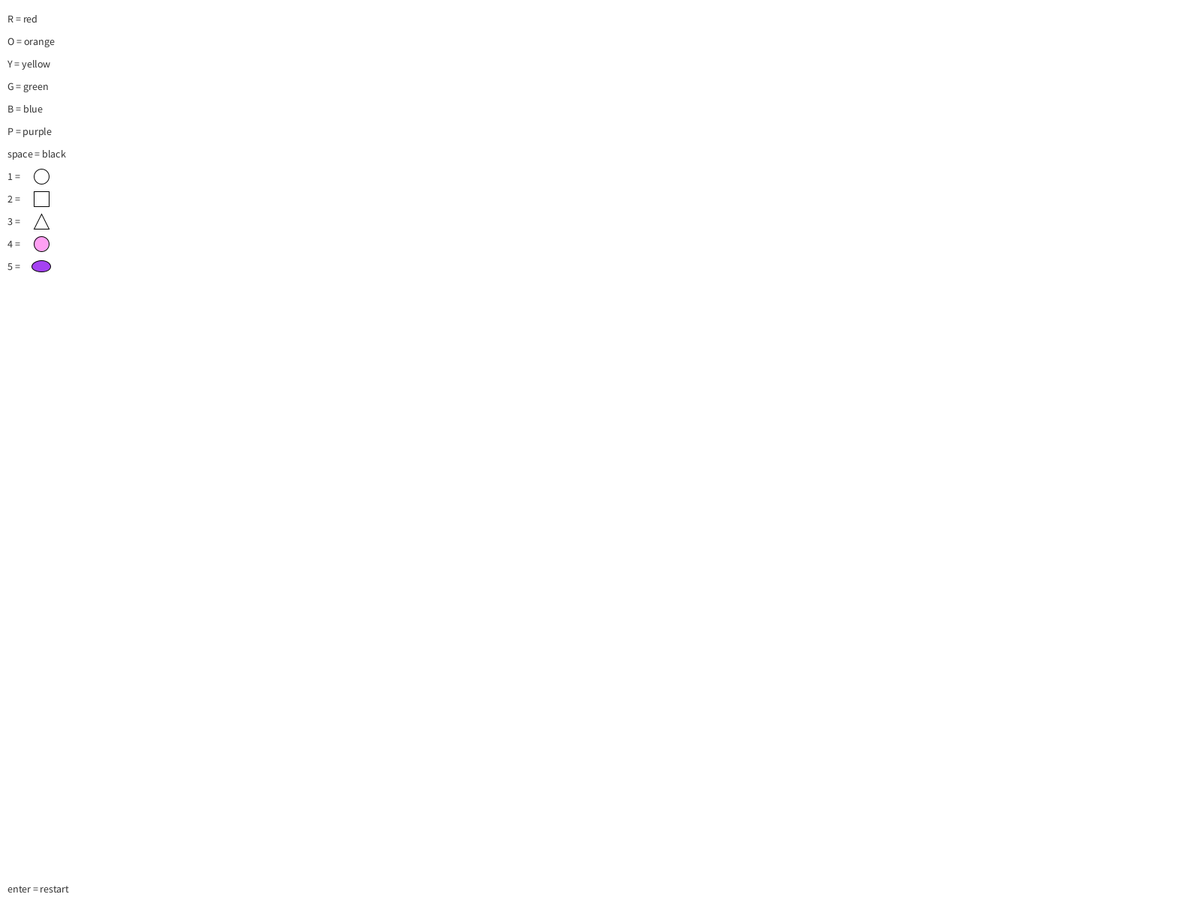
Frame 1 (no input)
Frame 60 (the mouse pressed at the canvas centre just before this capture): identical to frame 1, image omitted
Frame 120 (the mouse held since frame 60 and released just before this capture): identical to frame 1, image omitted

The Processing sketch that drew this single still picture (run headless with seeded random() and noise(); from frame 60 on, the mouse is pressed at the canvas centre):

// Processing sketch: Project2
// ── Project2.pde
//Olivia Lu

//key '4' command - to make ellipse stroke change colors
int r = 0;
int rSpeed = 5;

int g = 100;
int gSpeed = 5;

int b = 255;
int bSpeed = 5;

void setup() {
  //size(800, 800);
  fullScreen();
  background(255, 255, 255);
  
  //sidebar command text
  String s = " ";
  fill(50);
  text(s, 10, 10, 100, 180);
  textSize(14);
  text("R = red", 10, 30); 
  text("O = orange", 10, 60); 
  text("Y = yellow", 10, 90);
  text("G = green", 10, 120); 
  text("B = blue", 10, 150); 
  text("P = purple", 10, 180); 
  text("space = black", 10, 210);
  text("1 = ", 10, 240);
  text("2 = ", 10, 270);
  text("3 = ", 10, 300);
  text("4 = ", 10, 330);
  text("5 = ", 10, 360);
  text("enter = restart", 10, height-10);
  noFill();
  ellipse(55, 235, 20, 20);
  noFill();
  rect(45, 255, 20, 20);
  noFill();
  triangle(55, 285, 45, 305, 65, 305);
  fill(255,160,243);
  ellipse(55, 325, 20, 20);
  fill(random(255),random(255),random(255));
  ellipse(55, 355, 25, 15);

}

void draw() {

  //key commands
  if (keyPressed) {
    if (key == 'o' || key == 'O') {
      stroke(255, 125, 3);
    }
    if (key == 'r' || key == 'R') {
      stroke(255, 3, 3);
    } 
    if (key == 'y' || key == 'Y') {
      stroke(255, 243, 3);
    } 
    if (key == 'b' || key == 'B') {
      stroke(3, 126, 255);
    } 
    if (key == 'g' || key == 'G') {
      stroke(114, 250, 130);
    } 
    if (key == 'p' || key == 'P') {
      stroke(186, 114, 250);
    } 
    if (key == ' ') {
      stroke(0);
    }
  }  

  if (key == '1') {
    fill(random(255),random(255),random(255));
    //ellipse(mouseX, mouseY, random(100), random(100));
    ellipse(mouseX,mouseY,abs(pmouseX-mouseX),abs(pmouseY-mouseY)); 

  } 
  if (key == '2') {
    noStroke();
    fill(random(255),random(255),random(255), 60);
    rect(mouseX, mouseY, random(100), random(100));
  } 
  if (key == '3') {
    fill(random(255),random(255),random(255));
    triangle(width/2,height/2,mouseX,mouseY,pmouseX,pmouseY);
  }
  if(key == '4'){ 
    noStroke();
    fill(r,g,b);
    ellipse(mouseX, mouseY,20,20);
    r = r + rSpeed;
    g = g + gSpeed;
    b = b + bSpeed;
    
    if(r >= 255 || r <= 0){
      rSpeed = rSpeed * -1;
    }
    if(g >= 255 || g <= 0){
      gSpeed = gSpeed * -1;
    }
    if(b >= 255 || b <= 0){
      bSpeed = bSpeed * -1;
    }  
  } 
  if(key == '5'){
    noStroke();
    fill(random(255),random(255),random(255),40);
    ellipse(width/2, height/2, mouseX*.5, mouseY*.5);
  }
   if (key == ENTER) {
      background(255,255,255);
      stroke(0);
      String s = " ";
      fill(50);
      text(s, 10, 10, 100, 180);
      textSize(14);
      text("R = red", 10, 30); 
      text("O = orange", 10, 60); 
      text("Y = yellow", 10, 90);
      text("G = green", 10, 120); 
      text("B = blue", 10, 150); 
      text("P = purple", 10, 180); 
      text("space = black", 10, 210);
      text("1 = ", 10, 240);
      text("2 = ", 10, 270);
      text("3 = ", 10, 300);
      text("4 = ", 10, 330);
      text("5 = ", 10, 360);
      text("enter = restart", 10, height-10);
      noFill();
      ellipse(55, 235, 20, 20);
      noFill();
      rect(45, 255, 20, 20);
      noFill();
      triangle(55, 285, 45, 305, 65, 305);
      fill(255,160,243);
      ellipse(55, 325, 20, 20);
      fill(random(255),random(255),random(255));
      ellipse(55, 355, 25, 15);
  } 
  

}
 
//draw with mouse being dragged
void mouseDragged() {
  line(mouseX, mouseY, pmouseX, pmouseY);

}



//  if(mouseX == 30 && mouseY == 240){
//    ellipse(mouseX,mouseY,20,20);
//  }
